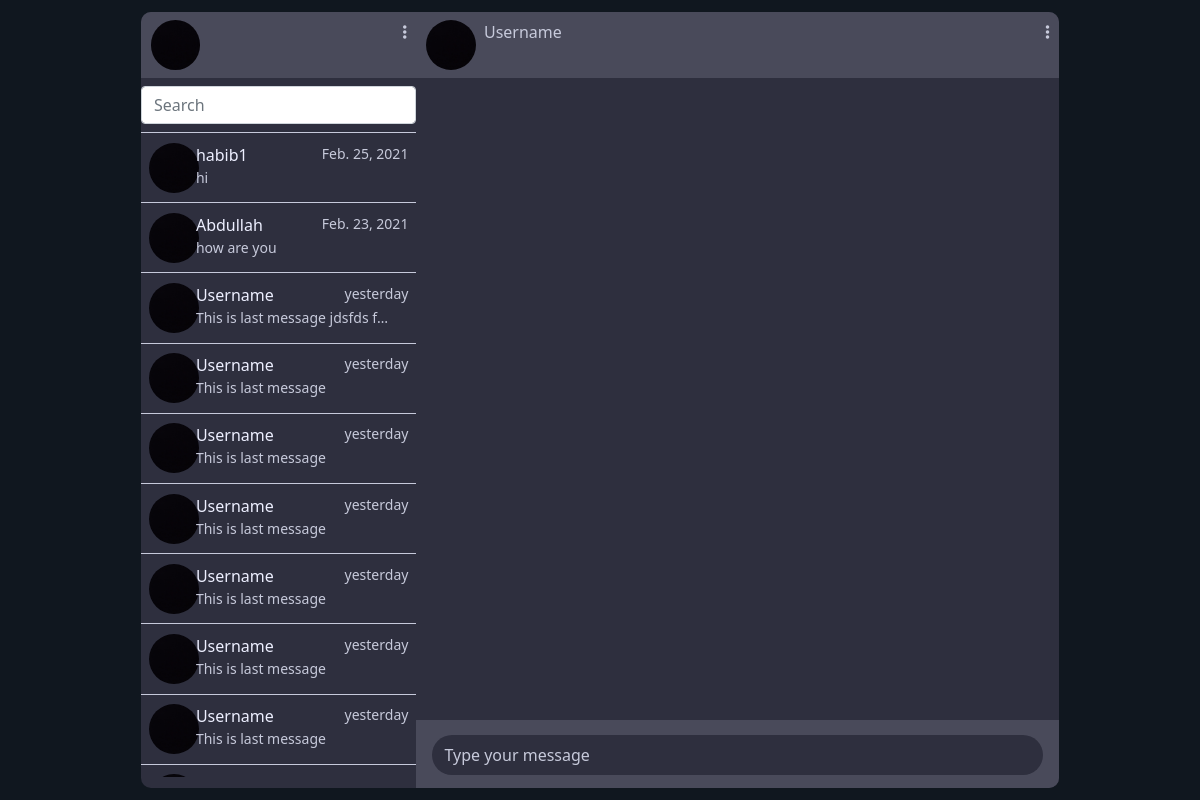
Page / (signed in) on the earlier database version.
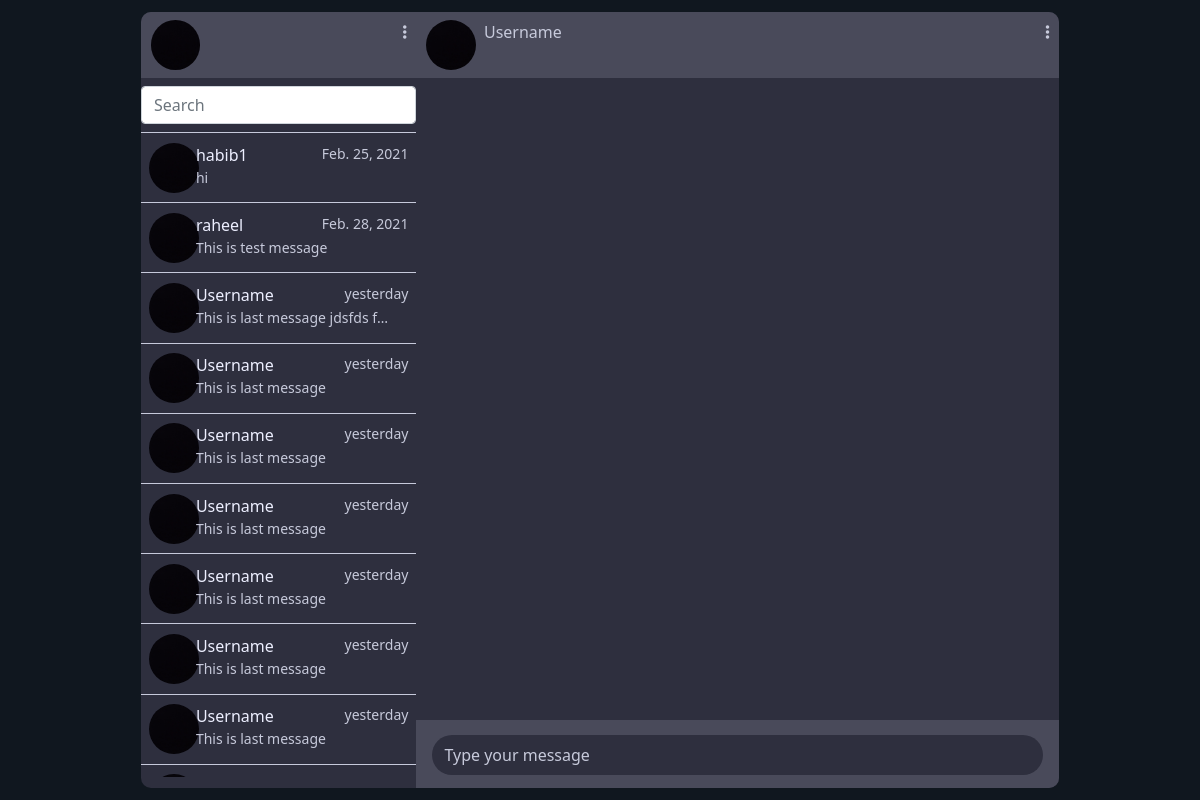
Same page on the later database version.
### chat/models.py (models this page shows)
class Room(models.Model):
    id = models.UUIDField(
        primary_key=True,
        default=uuid.uuid4,
        editable=False
    )
    user = models.ForeignKey(
        User,
        related_name='user_room',
        on_delete=models.CASCADE
    )
    friend = models.ForeignKey(
        User,
        related_name='friend_room',
        on_delete=models.CASCADE
    )
    timestamp = models.DateTimeField(auto_now=True)

class Message(models.Model):
    sender = models.ForeignKey(
        User,
        on_delete=models.CASCADE,
        related_name='sender_message'
    )
    receiver = models.ForeignKey(
        User,
        on_delete=models.CASCADE,
        related_name='receiver_message'
    )
    room = models.ForeignKey(
        Room,
        related_name='messages',
        on_delete=models.DO_NOTHING,
    )
    content = models.TextField()
    deleted = models.BooleanField(default=False)
    timestamp = models.DateTimeField(auto_now_add=True)

### chat/views.py (the view)
# urls.py: path('', views.Contact.as_view(), name='index_page'),
class Contact(ListView):
    model = Message
    paginate_by = 10
    context_object_name = 'contacts'
    template_name = 'index.html'
    def get_queryset(self):
        query = Room.objects.filter(
            Q(user=self.request.user) | Q(friend=self.request.user)
        ).order_by(
            'timestamp'
        ).prefetch_related(
            Prefetch('messages', queryset=Message.objects.order_by(
                'timestamp'
            ))
        )
        return query

### templates/index.html (shortened to what this page needs)
{% extends 'base.html' %}
{% load static %}
{% block main-content %}
    <div class="application-wrapper row">
        <div class="application col-lg-9 col-md-7">
            <div class="left-section">
                <div class="menubar">
                    <div class="user-profile-image">
                        <img src="\media\profile_images\default_profile.jpg" alt="user-profile"
                             class="user-image" id="{{ user.username }}">
                    </div>
                    <div class="other-option">
                        <i class="fas fa-ellipsis-v"></i>
                    </div>
                </div>
                <div class="search-bar">
                    <div class="input-group mb-2">
                        <input type="text" class="form-control" id="searchInput"
                               placeholder="Search" name="q">
                    </div>
                </div>
                <div class="contact-section">
                    {% for contact in contacts %}
                        {% if user.username == contact.friend.username %}
                            <div class="contact" id="conversion-{{ contact.user.username }}">
                        {% else %}
                            <div class="contact" id="conversion-{{ contact.friend.username }}">
                        {% endif %}
                    <div class="user-profile-image">
                        <img src="\media\profile_images\default_profile.jpg" alt="user-profile">
                    </div>
                    <div class="right-information">
                        <div class="upper-information">
                            <div class="username">
                                {% if user.username == contact.friend.username %}
                                    <p class="contact-username">{{ contact.user.username }}</p>
                                {% else %}
                                    <p class="contact-username">{{ contact.friend.username }}</p>
                                {% endif %}
                            </div>
                            <div class="last-message-time">
                                {% if contact.messages.first.timestamp.date == now.date %}
                                    <p class="last-message-time-p">{{ contact.messages.first.timestamp|time }}</p>
                                {% else %}
                                    <p class="last-message-time-p">{{ contact.messages.first.timestamp|date }}</p>
                                {% endif %}
                            </div>
                        </div>
                        <div class="last-message">
                            {% if user.username == contact.friend.username %}
                                <p id="information-{{ contact.user.username }}"
                                >{{ contact.messages.first.content }}</p>
                            {% else %}
                                <p id="information-{{ contact.friend.username }}"
                                >{{ contact.messages.first.content }}</p>
                            {% endif %}
                        </div>
                    </div>
                    </div>
                    {% endfor %}
                    <div class="contact">
                        <div class="user-profile-image">
                            <img src="\media\profile_images\default_profile.jpg" alt="user-profile">
                        </div>
                        <div class="right-information">
                            <div class="upper-information">
                                <div class="username">
                                    <p>Username</p>
                                </div>
                                <div class="last-message-time">
                                    <p>yesterday</p>
                                </div>
                            </div>
                            <div class="last-message">
                                <p>This is last message jdsfds fbfoisd f dsoif dsfudspfj d</p>
                            </div>
                        </div>
                    </div>
                    <div class="contact">
                        <div class="user-profile-image">
                            <img src="\media\profile_images\default_profile.jpg" alt="user-profile">
                        </div>
                        <div class="right-information">
                            <div class="upper-information">
                                <div class="username">
                                    <p>Username</p>
                                </div>
                                <div class="last-message-time">
                                    <p>yesterday</p>
                                </div>
                            </div>
                            <div class="last-message">
                                <p>This is last message</p>
                            </div>
                        </div>
                    </div>
                    <div class="contact">
                        <div class="user-profile-image">
                            <img src="\media\profile_images\default_profile.jpg" alt="user-profile">
                        </div>
                        <div class="right-information">
                            <div class="upper-information">
                                <div class="username">
                                    <p>Username</p>
                                </div>
                                <div class="last-message-time">
                                    <p>yesterday</p>
                                </div>
                            </div>
                            <div class="last-message">
                                <p>This is last message</p>
                            </div>
                        </div>
                    </div>
                    <div class="contact">
                        <div class="user-profile-image">
                            <img src="\media\profile_images\default_profile.jpg" alt="user-profile">
                        </div>
                        <div class="right-information">
                            <div class="upper-information">
                                <div class="username">
                                    <p>Username</p>
                                </div>
                                <div class="last-message-time">
                                    <p>yesterday</p>
                                </div>
                            </div>
                            <div class="last-message">
                                <p>This is last message</p>
                            </div>
                        </div>
                    </div>
                    <div class="contact">
                        <div class="user-profile-image">
                            <img src="\media\profile_images\default_profile.jpg" alt="user-profile">
                        </div>
                        <div class="right-information">
                            <div class="upper-information">
                                <div class="username">
                                    <p>Username</p>
                                </div>
                                <div class="last-message-time">
                                    <p>yesterday</p>
                                </div>
                            </div>
                            <div class="last-message">
                                <p>This is last message</p>
                            </div>
                        </div>
                    </div>
                    <div class="contact">
                        <div class="user-profile-image">
                            <img src="\media\profile_images\default_profile.jpg" alt="user-profile">
                        </div>
                        <div class="right-information">
                            <div class="upper-information">
                                <div class="username">
                                    <p>Username</p>
                                </div>
                                <div class="last-message-time">
                                    <p>yesterday</p>
                                </div>
                            </div>
                            <div class="last-message">
                                <p>This is last message</p>
                            </div>
                        </div>
                    </div>
                    <div class="contact">
                        <div class="user-profile-image">
                            <img src="\media\profile_images\default_profile.jpg" alt="user-profile">
                        </div>
                        <div class="right-information">
                            <div class="upper-information">
                                <div class="username">
                                    <p>Username</p>
                                </div>
                                <div class="last-message-time">
                                    <p>yesterday</p>
                                </div>
                            </div>
                            <div class="last-message">
                                <p>This is last message</p>
                            </div>
                        </div>
                    </div>
                    <div class="contact">
                        <div class="user-profile-image">
                            <img src="\media\profile_images\default_profile.jpg" alt="user-profile">
                        </div>
                        <div class="right-information">
                            <div class="upper-information">
                                <div class="username">
                                    <p>Username</p>
                                </div>
                                <div class="last-message-time">
                                    <p>yesterday</p>
                                </div>
                            </div>
                        </div>
                    </div>
                    </div>
                </div>
                <div class="right-section">
                    <div class="chatting-section">
                        <div class="chatting-wrapper ">
                            <div class="menubar chat-menubar">
                                <div class="user-profile-image">
                                    <div class="user-image">
                                        <img src="\media\profile_images\default_profile.jpg" alt="user-profile">
                                    </div>
                                    <div class="username-status-wrapper">
                                        <div class="username">
                                            <p id="chatMenuBarUsername">Username</p>
                                        </div>
                                    </div>
                                </div>
                                <div class="other-option">
                                    <i class="fas fa-ellipsis-v"></i>
                                </div>
                            </div>
                            <div class="chatting-area-wrapper">
                                <div class="chatting-area infinite-container" id="chattingArea">
                                </div>
                            </div>
                            <div class="chatting-bar">
                                <form id="messageInputForm">
                                    <div class="input-group mb-2 message-input-wrapper">
                                        <input type="text" class="form-control" id="messageInput"
                                               placeholder="Type your message" name="message">
                                    </div>
                                </form>
                            </div>
                        </div>
                    </div>
                </div>
            </div>
        </div>
{% endblock %}

### templates/base.html (shortened to what this page needs)
<!doctype html>
{% load static %}
<html lang="en">
<head>
    <link href="https://cdn.jsdelivr.net/npm/bootstrap@5.0.0-beta2/dist/css/bootstrap.min.css" rel="stylesheet"
>
    <link rel="stylesheet" href="{% static 'css/style.css' %}">
    <link rel="stylesheet" href="{% static 'css/accounts.css' %}">
</head>
<body>
{% block main-content %}
{% endblock %}
</body>
</html>

### static/css/style.css (style rules this page uses)
:root { --black: #10171F; --dark-blue: #2e2f3e; --black-blue: #49495a; --blue-hover: #494a5a; --orange: #EBA54C; --pink-red: #C1093F; --white: #edefff; --light-white: #c7cadb; --sender-color: #e57500; --receiver-color: #00598a; }
.body, html { overflow: hidden; }
p { margin: 0; padding: 0; }
.application-wrapper { background-color: var(--black); height: 100vh; }
.application { margin: auto; background-color: var(--dark-blue); display: flex; height: 97%; border-radius: 10px; padding: 0; }
.left-section { width: 30%; }
.menubar { display: flex; flex-direction: row; justify-content: space-between; background-color: var(--blue-hover); padding: 0.5rem 0.6rem; border-top-left-radius: 10px; color: var(--light-white); }
.search-bar { margin-top: 0.5rem; border-bottom: 1px solid var(--light-white); }
#searchProfilesInput::placeholder, #messageInput::placeholder { color: var(--light-white); opacity: 1; }
.contact-section { height: 83%; overflow: auto; }
.contact { display: flex; padding: 0.6rem 0.5rem; border-bottom: 1px solid var(--light-white); transition: 0.1s; }
.user-profile-image { width: 15%; }
.user-profile-image img { width: 50px; height: 50px; border-radius: 50%; }
.right-information { display: flex; flex-direction: column; width: 82%; margin-left: 0.5rem; color: vaR(--white); }
.upper-information { display: flex; justify-content: space-between; }
.username { font-weight: 500; }
.last-message, .last-message-time { font-size: 14px; color: var(--light-white); }
.last-message p { width: 200px; white-space: nowrap; overflow: hidden; text-overflow: ellipsis; }
.right-section { width: 70%; }
.chatting-section { height: 100%; border-top-right-radius: 10px; border-bottom-right-radius: 10px; }
.user-profile-image { display: flex; }
.user-profile-image .username, .status { margin-left: 0.5rem; }
.chatting-wrapper { width: 100%; height: 100%; position: relative; }
.chat-menubar { border-top-right-radius: 10px; border-top-left-radius: 0; }
.chatting-area-wrapper { display: flex; align-items: center; width: 100%; height: 81%; }
.chatting-area { padding: 0 2rem; height: 100%; width: 100%; overflow-y: auto; }
.chatting-bar { background-color: var(--blue-hover); position: absolute; bottom: 0; width: 100%; border-bottom-right-radius: 10px; }
.message-input-wrapper { width: 95%; margin: auto; height: 60px; display: flex; justify-content: center; align-items: center; }
#messageInput { background-color: var(--dark-blue); border: none; border-radius: 20px; height: 40px; color: var(--light-white); margin-top: 10px; }

Differences in the rows shown:
removed Room: friend.username "Abdullah", messages.first.timestamp "Feb. 23, 2021", messages.first.content "how are you"
added Room: friend.username "raheel", messages.first.timestamp "Feb. 28, 2021", messages.first.content "This is test message"
